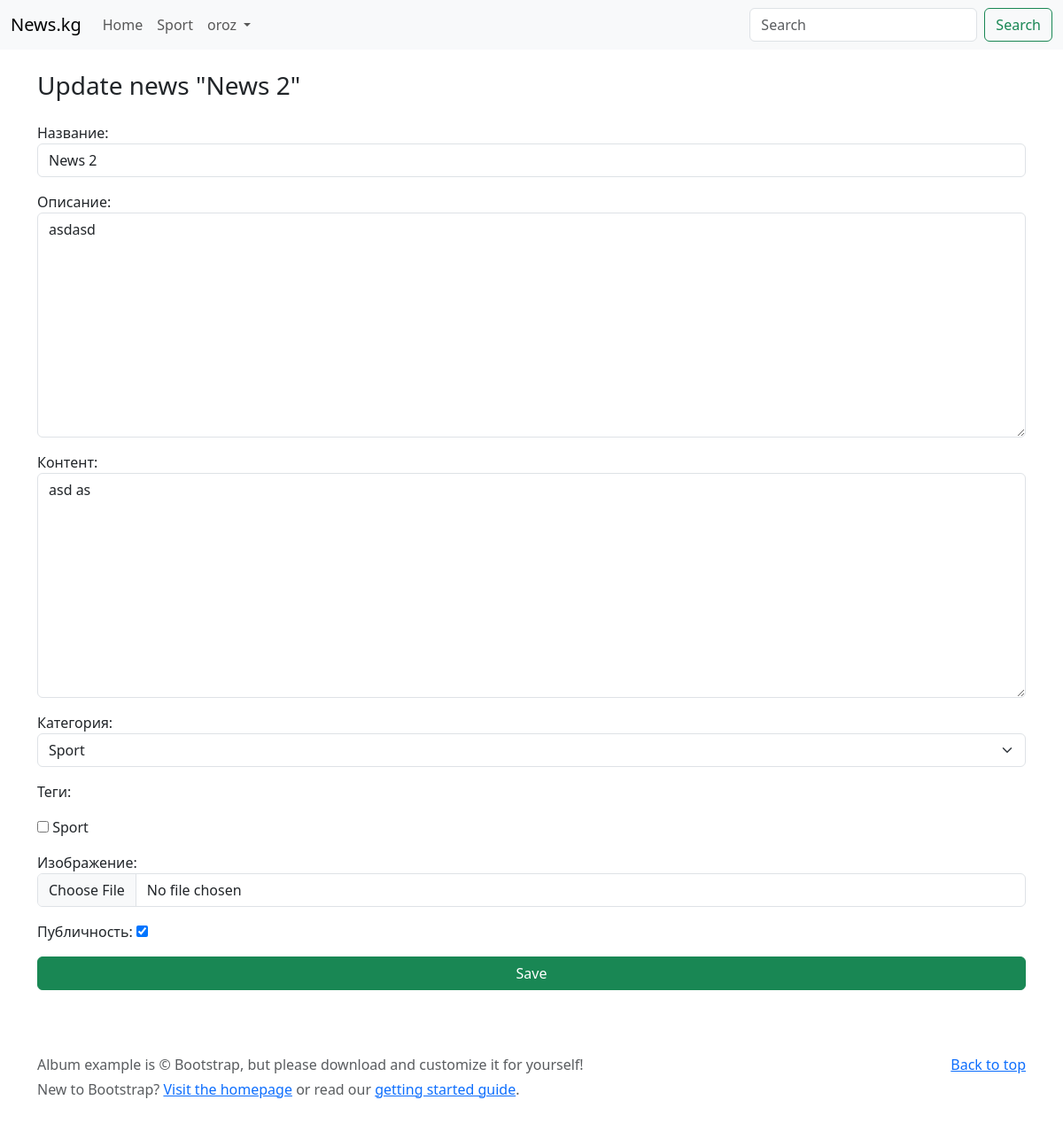
Screenshot of /workspace/update/2/ (signed in) with the database file from the repository.
### news/models.py (models this page shows, shortened)
class Category(models.Model):
    class Meta:
        verbose_name = 'категория'
        verbose_name_plural = 'категории'
    name = models.CharField(verbose_name='название', max_length=100)
    def __str__(self):
        return f'{self.name}'

class News(models.Model):
    class Meta:
        verbose_name = 'новость'
        verbose_name_plural = 'новости'
    name = models.CharField(verbose_name='название', max_length=100)
    image = models.ImageField(verbose_name='изображение', upload_to='news_images/')
    category = models.ForeignKey(
        'news.Category', on_delete=models.PROTECT, related_name='news', verbose_name='категория')
    tags = models.ManyToManyField('news.Tag', related_name='news', verbose_name='теги')
    description = models.CharField(verbose_name='описание', max_length=300)
    content = models.TextField(verbose_name='контент')
    date = models.DateTimeField(verbose_name='дата добавление', auto_now_add=True)
    views = models.PositiveIntegerField(verbose_name='просмотры', default=0)
    author = models.ForeignKey('auth.User', on_delete=models.CASCADE, related_name='news', verbose_name='автор')
    is_published = models.BooleanField(verbose_name='публичность', default=True)

class Tag(models.Model):
    class Meta:
        verbose_name = 'тег'
        verbose_name_plural = 'теги'
    name = models.CharField(verbose_name='название', max_length=100)
    def __str__(self):
        return f'{self.name}'

### workspace/decorators.py (the view)
    def inner_func(request, id, *args, **kwargs):
        news = get_object_or_404(News, id=id)
        if news.author == request.user:
            return views(request, id, *args, **kwargs)
        return redirect('/workspace/')

### workspace/forms.py
class NewsModelForm(forms.ModelForm):
    class Meta:
        model = News
        fields = (
            'name',
            'description',
            'content',
            'category',
            'tags',
            'image',
            'is_published',
        )
        widgets = {
            'name': forms.TextInput(attrs={
                'class': 'form-control',
                'placeholder': 'Название',
            }),
            'description': forms.Textarea(attrs={'class': 'form-control', 'cols': '5'}),
            'image': forms.FileInput(attrs={
                'class': 'form-control',
            }),
            'category': forms.Select(attrs={'class': 'form-select'}),
            'tags': forms.CheckboxSelectMultiple(),
            'content': forms.Textarea(attrs={'class': 'form-control', 'cols': '5'}),
        }

### news/templatetags/custom_tags.py (called while the page is built)
@register.simple_tag()
def get_categories():
    return Category.objects.all()

### workspace/views.py (called while the page is built)
@login_required(login_url='/workspace/login/')
@is_owner
def update_news(request, id):
    news = get_object_or_404(News, id=id)
    form = NewsModelForm(instance=news)
    if request.method == 'POST':
        form = NewsModelForm(data=request.POST, files=request.FILES, instance=news)
        if form.is_valid():
            form.save()
            return redirect('/workspace/')
    return render(request, 'workspace/update_news.html', {
        'news': news,
        'form': form,
    })

### templates/workspace/update_news.html (shortened to what this page needs)
{% extends 'base.html' %}
{% load static %}
{% block content %}
    <h3 class="mb-4">Update news "{{ news.name }}"</h3>
    <form action="{% url 'update_news' id=news.id %}" method="POST" enctype="multipart/form-data">
        {{ form.as_p }}
        <div>
            <button type="submit" class="btn btn-success w-100">Save</button>
        </div>
    </form>
{% endblock content %}

### templates/components/nav.html (shortened to what this page needs)
<nav class="navbar navbar-expand-lg bg-body-tertiary">
    <div class="container-fluid">
        <a class="navbar-brand" href="{% url 'main' %}">News.kg</a>
        <div class="collapse navbar-collapse" id="navbarSupportedContent">
            <ul class="navbar-nav me-auto mb-2 mb-lg-0">
                <li class="nav-item">
                    <a class="nav-link" aria-current="page" href="{% url 'main' %}">Home</a>
                </li>
                {% include 'components/nav_categories.html' %}
                {% if request.user.is_authenticated %}
                    <li class="nav-item dropdown">
                        <a class="nav-link dropdown-toggle" href="#" role="button" data-bs-toggle="dropdown" aria-expanded="false">
                            {{ request.user.username }}
                        </a>
                    </li>
                {% endif %}
            </ul>
            <form action="{% url 'main' %}" class="d-flex" role="search">
                <input class="form-control me-2" value="{{ request.GET.search }}" name="search" type="search" placeholder="Search" aria-label="Search">
                <button class="btn btn-outline-success" type="submit">Search</button>
            </form>
        </div>
    </div>
</nav>

### templates/components/nav_categories.html
{% load custom_tags %}
{% get_categories as categories %}
{% for category in categories %}
    <li class="nav-item">
        <a class="nav-link" href="{% url 'main' %}?category={{ category.id }}">{{ category.name }}</a>
    </li>
{% endfor %}

### rows the page displays
Category: name "Sport"
News: name "News 2", description "asdasd", content "asd as", category "Sport", is_published "☑"

### other values shown
{{ request.user.username }} "oroz"
